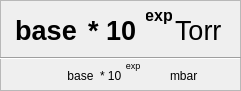
   <widget class="QFrame" name="frame_11">
    <property name="geometry">
     <rect>
      <x>485</x>
      <y>45</y>
      <width>241</width>
      <height>91</height>
     </rect>
    </property>
    <property name="frameShape">
     <enum>QFrame::StyledPanel</enum>
    </property>
    <property name="frameShadow">
     <enum>QFrame::Raised</enum>
    </property>
    <widget class="QLabel" name="label">
     <property name="geometry">
      <rect>
       <x>88</x>
       <y>10</y>
       <width>61</width>
       <height>41</height>
      </rect>
     </property>
     <property name="font">
      <font>
       <pointsize>20</pointsize>
       <weight>75</weight>
       <bold>true</bold>
      </font>
     </property>
     <property name="text">
      <string>* 10</string>
     </property>
    </widget>
    <widget class="PyDMLabel" name="PyDMLabel_24">
     <property name="geometry">
      <rect>
       <x>3</x>
       <y>10</y>
       <width>86</width>
       <height>41</height>
      </rect>
     </property>
     <property name="font">
      <font>
       <pointsize>20</pointsize>
       <weight>75</weight>
       <bold>true</bold>
      </font>
     </property>
     <property name="toolTip">
      <string/>
     </property>
     <property name="whatsThis">
      <string/>
     </property>
     <property name="text">
      <string>base</string>
     </property>
     <property name="alignment">
      <set>Qt::AlignCenter</set>
     </property>
     <property name="alarmSensitiveBorder" stdset="0">
      <bool>false</bool>
     </property>
     <property name="channel" stdset="0">
      <string>ca://${IOC}:BBB:TorrBase</string>
     </property>
    </widget>
    <widget class="PyDMLabel" name="PyDMLabel_35">
     <property name="geometry">
      <rect>
       <x>175</x>
       <y>10</y>
       <width>56</width>
       <height>41</height>
      </rect>
     </property>
     <property name="font">
      <font>
       <pointsize>20</pointsize>
      </font>
     </property>
     <property name="toolTip">
      <string/>
     </property>
     <property name="whatsThis">
      <string/>
     </property>
     <property name="text">
      <string>Torr</string>
     </property>
     <property name="alarmSensitiveBorder" stdset="0">
      <bool>false</bool>
     </property>
     <property name="channel" stdset="0">
      <string>ca://${IOC}:BBB:Torr.EGU</string>
     </property>
    </widget>
    <widget class="PyDMLabel" name="PyDMLabel_36">
     <property name="geometry">
      <rect>
       <x>146</x>
       <y>5</y>
       <width>26</width>
       <height>21</height>
      </rect>
     </property>
     <property name="font">
      <font>
       <pointsize>12</pointsize>
       <weight>75</weight>
       <bold>true</bold>
      </font>
     </property>
     <property name="toolTip">
      <string/>
     </property>
     <property name="whatsThis">
      <string/>
     </property>
     <property name="text">
      <string>exp</string>
     </property>
     <property name="alignment">
      <set>Qt::AlignCenter</set>
     </property>
     <property name="alarmSensitiveBorder" stdset="0">
      <bool>false</bool>
     </property>
     <property name="channel" stdset="0">
      <string>ca://${IOC}:BBB:TorrExp</string>
     </property>
    </widget>
    <widget class="Line" name="line_2">
     <property name="geometry">
      <rect>
       <x>0</x>
       <y>50</y>
       <width>241</width>
       <height>16</height>
      </rect>
     </property>
     <property name="orientation">
      <enum>Qt::Horizontal</enum>
     </property>
    </widget>
    <widget class="PyDMLabel" name="PyDMLabel_38">
     <property name="geometry">
      <rect>
       <x>50</x>
       <y>65</y>
       <width>61</width>
       <height>21</height>
      </rect>
     </property>
     <property name="toolTip">
      <string/>
     </property>
     <property name="whatsThis">
      <string/>
     </property>
     <property name="text">
      <string>base</string>
     </property>
     <property name="alignment">
      <set>Qt::AlignCenter</set>
     </property>
     <property name="alarmSensitiveBorder" stdset="0">
      <bool>false</bool>
     </property>
     <property name="channel" stdset="0">
      <string>ca://${IOC}:BBB:mbarBase</string>
     </property>
    </widget>
    <widget class="PyDMLabel" name="PyDMLabel_37">
     <property name="geometry">
      <rect>
       <x>170</x>
       <y>65</y>
       <width>31</width>
       <height>21</height>
      </rect>
     </property>
     <property name="toolTip">
      <string/>
     </property>
     <property name="whatsThis">
      <string/>
     </property>
     <property name="text">
      <string>mbar</string>
     </property>
     <property name="alarmSensitiveBorder" stdset="0">
      <bool>false</bool>
     </property>
     <property name="channel" stdset="0">
      <string>ca://${IOC}:BBB:mbar.EGU</string>
     </property>
    </widget>
    <widget class="PyDMLabel" name="PyDMLabel_39">
     <property name="geometry">
      <rect>
       <x>115</x>
       <y>55</y>
       <width>36</width>
       <height>21</height>
      </rect>
     </property>
     <property name="font">
      <font>
       <pointsize>7</pointsize>
      </font>
     </property>
     <property name="toolTip">
      <string/>
     </property>
     <property name="whatsThis">
      <string/>
     </property>
     <property name="text">
      <string>exp</string>
     </property>
     <property name="alignment">
      <set>Qt::AlignCenter</set>
     </property>
     <property name="alarmSensitiveBorder" stdset="0">
      <bool>false</bool>
     </property>
     <property name="channel" stdset="0">
      <string>ca://${IOC}:BBB:mbarExp</string>
     </property>
    </widget>
    <widget class="QLabel" name="label_34">
     <property name="geometry">
      <rect>
       <x>100</x>
       <y>65</y>
       <width>26</width>
       <height>21</height>
      </rect>
     </property>
     <property name="font">
      <font>
       <pointsize>9</pointsize>
      </font>
     </property>
     <property name="text">
      <string>* 10</string>
     </property>
    </widget>
   </widget>
